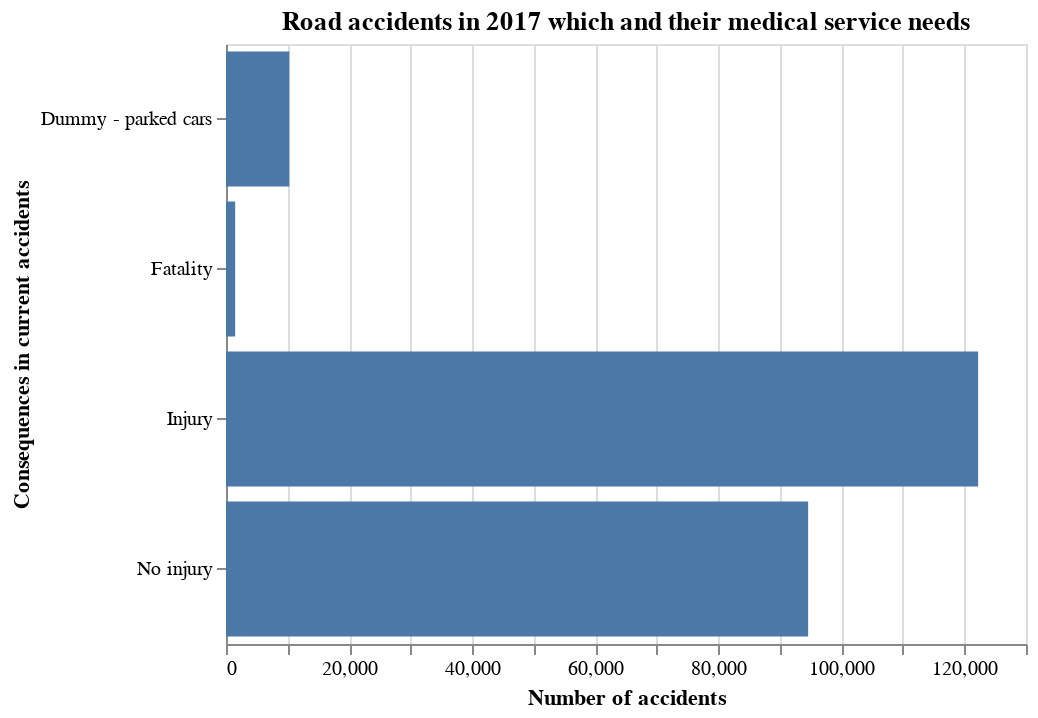

Source (notebook cell):
### Code cell
ncdb = pd.concat([X_train, y_train], axis = 1)

medical_encoding = {'1' : 'No injury',
                    '2' : 'Injury',
                    '3' : 'Fatality',
                    'N' : 'Dummy - parked cars',
                    'U' : 'Runaway cars',
                    'X' : 'Jurisdiction does not provide data'}
                    
ncdb['P_ISEV_tr'] = ncdb['P_ISEV'].map(medical_encoding)

med_service = list(ncdb['P_ISEV_tr'].unique())
med_service

q_0 = ncdb.groupby('P_ISEV_tr').agg({'C_CASE' : 'count'}).reset_index()

alt.Chart(q_0).mark_bar().encode(
    alt.Y('P_ISEV_tr:O', 
          title = "Consequences in current accidents"),
    alt.X('C_CASE:Q', 
          title = "Number of accidents")     
         ).properties(title = "Road accidents in 2017 which and their medical service needs")

### Figure 1 — Vega-Lite specification as saved in the notebook (floating-point values rounded to 4 significant figures)
{"$schema": "https://vega.github.io/schema/vega-lite/v3.4.0.json", "config": {"mark": {"tooltip": null}, "view": {"height": 300, "width": 400}}, "data": {"name": "data-0a42bf924629a194a4d407b9cda76f3f"}, "datasets": {"data-0a42bf924629a194a4d407b9cda76f3f": [{"C_CASE": 10291, "P_ISEV_tr": "Dummy - parked cars"}, {"C_CASE": 1492, "P_ISEV_tr": "Fatality"}, {"C_CASE": 122220, "P_ISEV_tr": "Injury"}, {"C_CASE": 94599, "P_ISEV_tr": "No injury"}]}, "encoding": {"x": {"field": "C_CASE", "title": "Number of accidents", "type": "quantitative"}, "y": {"field": "P_ISEV_tr", "title": "Consequences in current accidents", "type": "ordinal"}}, "mark": "bar", "title": "Road accidents in 2017 which and their medical service needs"}
